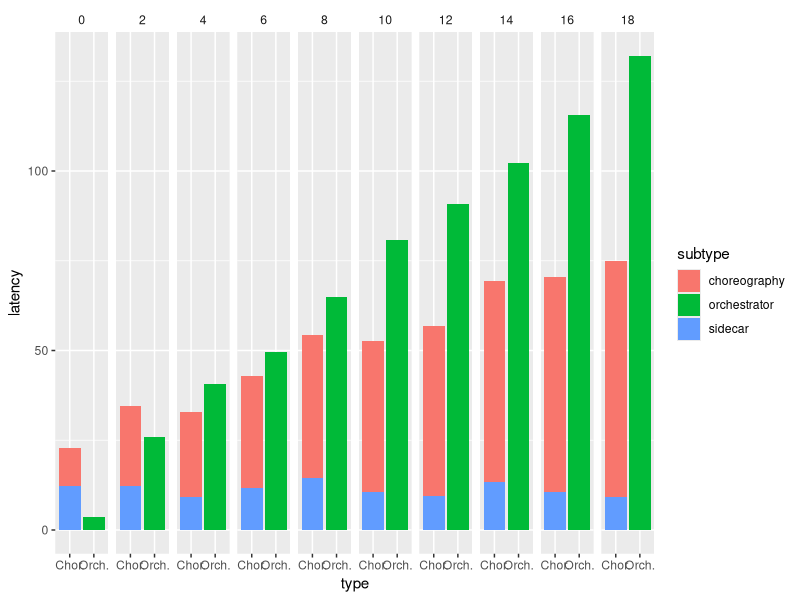

Here is the R script that generated this plot:
library(dplyr)
library(ggplot2)

orchestrator <- read.csv("orchestrator_20.csv",	sep	=	";")
choreography <- read.csv("choreography_20.csv", sep = ";")

o <- orchestrator %>%
  group_by(simulated_latency) %>%
  summarize(
    type = "Orch.",
    subtype = "orchestrator",
    latency = mean(total) / 1000000,
  )

# p <- ggplot(o, aes(x = simulated_latency, y = total, fill = simulated_latency)) +
#   geom_bar(position="stack", stat="identity")
# 
# plot(p)

c1 <- choreography %>%
  group_by(simulated_latency) %>%
  summarize(
    type = "Chor.",
    subtype = "sidecar",
    latency = mean(sidecar) / 1000000,
  )

c2 <- choreography %>%
  group_by(simulated_latency) %>%
  summarize(
    type = "Chor.",
    subtype = "choreography",
    latency = (mean(total) - mean(sidecar)) / 1000000,
  )

data <- bind_rows(o, c1, c2)

p <- ggplot(data, aes(x = type, y = latency, fill=subtype)) +
  geom_bar(position="stack", stat="identity") +
  facet_grid(~ simulated_latency) +
  theme(
    #strip.placement = "outside",
    strip.background = element_rect(fill = NA, color = "white"),
    #panel.spacing = unit(-.01,"cm")
  )

plot(p)
